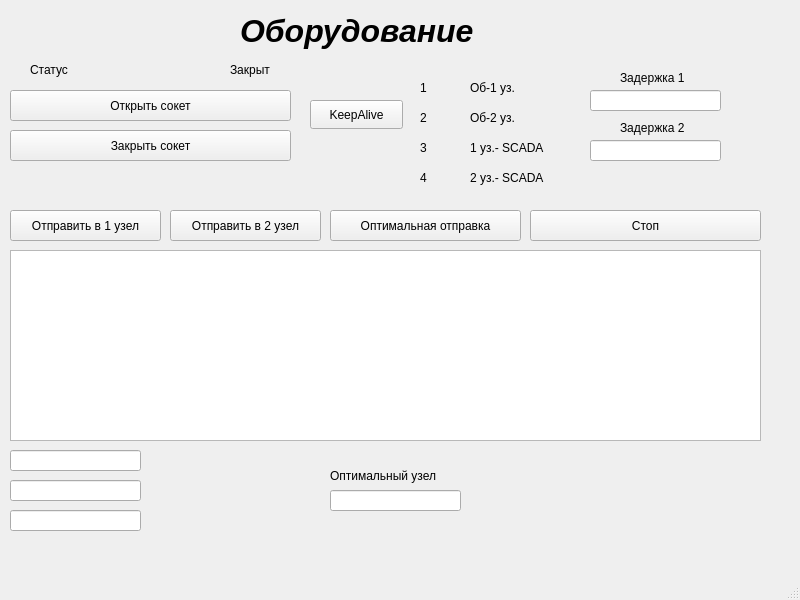
<?xml version="1.0" encoding="UTF-8"?>
<ui version="4.0">
 <class>MainWindow</class>
 <widget class="QMainWindow" name="MainWindow">
  <property name="geometry">
   <rect>
    <x>0</x>
    <y>0</y>
    <width>800</width>
    <height>600</height>
   </rect>
  </property>
  <property name="windowTitle">
   <string>MainWindow</string>
  </property>
  <widget class="QWidget" name="centralwidget">
   <widget class="QPlainTextEdit" name="pTE_port1Recieved">
    <property name="geometry">
     <rect>
      <x>10</x>
      <y>250</y>
      <width>751</width>
      <height>191</height>
     </rect>
    </property>
   </widget>
   <widget class="QPushButton" name="pB_port1Close">
    <property name="geometry">
     <rect>
      <x>10</x>
      <y>130</y>
      <width>281</width>
      <height>31</height>
     </rect>
    </property>
    <property name="text">
     <string>Закрыть сокет</string>
    </property>
   </widget>
   <widget class="QLabel" name="label_5">
    <property name="geometry">
     <rect>
      <x>30</x>
      <y>60</y>
      <width>63</width>
      <height>20</height>
     </rect>
    </property>
    <property name="text">
     <string>Статус</string>
    </property>
   </widget>
   <widget class="QPushButton" name="pB_port1Open">
    <property name="geometry">
     <rect>
      <x>10</x>
      <y>90</y>
      <width>281</width>
      <height>31</height>
     </rect>
    </property>
    <property name="text">
     <string>Открыть сокет</string>
    </property>
   </widget>
   <widget class="QLineEdit" name="lE_sendingMessage">
    <property name="geometry">
     <rect>
      <x>10</x>
      <y>260</y>
      <width>631</width>
      <height>26</height>
     </rect>
    </property>
    <property name="inputMethodHints">
     <set>Qt::ImhNone</set>
    </property>
    <property name="frame">
     <bool>false</bool>
    </property>
    <property name="dragEnabled">
     <bool>true</bool>
    </property>
    <property name="clearButtonEnabled">
     <bool>false</bool>
    </property>
   </widget>
   <widget class="QPushButton" name="pB_port1Send">
    <property name="geometry">
     <rect>
      <x>330</x>
      <y>210</y>
      <width>191</width>
      <height>31</height>
     </rect>
    </property>
    <property name="text">
     <string>Оптимальная отправка</string>
    </property>
   </widget>
   <widget class="QLabel" name="label_12">
    <property name="geometry">
     <rect>
      <x>240</x>
      <y>0</y>
      <width>371</width>
      <height>61</height>
     </rect>
    </property>
    <property name="font">
     <font>
      <pointsize>24</pointsize>
      <italic>true</italic>
      <bold>true</bold>
     </font>
    </property>
    <property name="text">
     <string>Оборудование</string>
    </property>
   </widget>
   <widget class="QLabel" name="lb_port1Status">
    <property name="geometry">
     <rect>
      <x>230</x>
      <y>60</y>
      <width>63</width>
      <height>20</height>
     </rect>
    </property>
    <property name="text">
     <string>Закрыт</string>
    </property>
   </widget>
   <widget class="QLineEdit" name="Delay">
    <property name="geometry">
     <rect>
      <x>590</x>
      <y>90</y>
      <width>131</width>
      <height>21</height>
     </rect>
    </property>
   </widget>
   <widget class="QLabel" name="label">
    <property name="geometry">
     <rect>
      <x>620</x>
      <y>70</y>
      <width>81</width>
      <height>16</height>
     </rect>
    </property>
    <property name="text">
     <string>Задержка 1</string>
    </property>
   </widget>
   <widget class="QPushButton" name="pB_port1Stop">
    <property name="geometry">
     <rect>
      <x>530</x>
      <y>210</y>
      <width>231</width>
      <height>31</height>
     </rect>
    </property>
    <property name="text">
     <string>Стоп</string>
    </property>
   </widget>
   <widget class="QLineEdit" name="Delay_2">
    <property name="geometry">
     <rect>
      <x>590</x>
      <y>140</y>
      <width>131</width>
      <height>21</height>
     </rect>
    </property>
   </widget>
   <widget class="QLabel" name="status_port_5">
    <property name="geometry">
     <rect>
      <x>470</x>
      <y>80</y>
      <width>81</width>
      <height>16</height>
     </rect>
    </property>
    <property name="text">
     <string>Об-1 уз.</string>
    </property>
   </widget>
   <widget class="QLabel" name="status_port_4">
    <property name="geometry">
     <rect>
      <x>420</x>
      <y>170</y>
      <width>81</width>
      <height>16</height>
     </rect>
    </property>
    <property name="text">
     <string>4</string>
    </property>
   </widget>
   <widget class="QLabel" name="status_port_8">
    <property name="geometry">
     <rect>
      <x>470</x>
      <y>170</y>
      <width>101</width>
      <height>16</height>
     </rect>
    </property>
    <property name="text">
     <string>2 уз.- SCADA</string>
    </property>
   </widget>
   <widget class="QLabel" name="status_port_7">
    <property name="geometry">
     <rect>
      <x>470</x>
      <y>140</y>
      <width>101</width>
      <height>16</height>
     </rect>
    </property>
    <property name="text">
     <string>1 уз.- SCADA</string>
    </property>
   </widget>
   <widget class="QPushButton" name="pushButton">
    <property name="geometry">
     <rect>
      <x>310</x>
      <y>100</y>
      <width>93</width>
      <height>29</height>
     </rect>
    </property>
    <property name="text">
     <string>KeepAlive</string>
    </property>
   </widget>
   <widget class="QLabel" name="status_port_3">
    <property name="geometry">
     <rect>
      <x>420</x>
      <y>140</y>
      <width>81</width>
      <height>16</height>
     </rect>
    </property>
    <property name="text">
     <string>3</string>
    </property>
   </widget>
   <widget class="QLabel" name="status_port_1">
    <property name="geometry">
     <rect>
      <x>420</x>
      <y>80</y>
      <width>81</width>
      <height>16</height>
     </rect>
    </property>
    <property name="text">
     <string>1</string>
    </property>
   </widget>
   <widget class="QLabel" name="status_port_6">
    <property name="geometry">
     <rect>
      <x>470</x>
      <y>110</y>
      <width>81</width>
      <height>16</height>
     </rect>
    </property>
    <property name="text">
     <string>Об-2 уз.</string>
    </property>
   </widget>
   <widget class="QLabel" name="status_port_2">
    <property name="geometry">
     <rect>
      <x>420</x>
      <y>110</y>
      <width>81</width>
      <height>16</height>
     </rect>
    </property>
    <property name="text">
     <string>2</string>
    </property>
   </widget>
   <widget class="QPushButton" name="pB_port1Send_2">
    <property name="geometry">
     <rect>
      <x>170</x>
      <y>210</y>
      <width>151</width>
      <height>31</height>
     </rect>
    </property>
    <property name="text">
     <string>Отправить в 2 узел</string>
    </property>
   </widget>
   <widget class="QPushButton" name="pB_port1Send_3">
    <property name="geometry">
     <rect>
      <x>10</x>
      <y>210</y>
      <width>151</width>
      <height>31</height>
     </rect>
    </property>
    <property name="text">
     <string>Отправить в 1 узел</string>
    </property>
   </widget>
   <widget class="QLineEdit" name="Min_Time">
    <property name="geometry">
     <rect>
      <x>10</x>
      <y>450</y>
      <width>131</width>
      <height>21</height>
     </rect>
    </property>
   </widget>
   <widget class="QLineEdit" name="Min_Time_3">
    <property name="geometry">
     <rect>
      <x>10</x>
      <y>480</y>
      <width>131</width>
      <height>21</height>
     </rect>
    </property>
   </widget>
   <widget class="QLineEdit" name="Min_Time_4">
    <property name="geometry">
     <rect>
      <x>10</x>
      <y>510</y>
      <width>131</width>
      <height>21</height>
     </rect>
    </property>
   </widget>
   <widget class="QLabel" name="label_2">
    <property name="geometry">
     <rect>
      <x>620</x>
      <y>120</y>
      <width>81</width>
      <height>16</height>
     </rect>
    </property>
    <property name="text">
     <string>Задержка 2</string>
    </property>
   </widget>
   <widget class="QLineEdit" name="Opti_Time">
    <property name="geometry">
     <rect>
      <x>330</x>
      <y>490</y>
      <width>131</width>
      <height>21</height>
     </rect>
    </property>
   </widget>
   <widget class="QLabel" name="label_3">
    <property name="geometry">
     <rect>
      <x>330</x>
      <y>466</y>
      <width>191</width>
      <height>20</height>
     </rect>
    </property>
    <property name="text">
     <string>Оптимальный узел</string>
    </property>
   </widget>
   <zorder>lE_sendingMessage</zorder>
   <zorder>pTE_port1Recieved</zorder>
   <zorder>pB_port1Close</zorder>
   <zorder>label_5</zorder>
   <zorder>pB_port1Open</zorder>
   <zorder>pB_port1Send</zorder>
   <zorder>label_12</zorder>
   <zorder>lb_port1Status</zorder>
   <zorder>Delay</zorder>
   <zorder>label</zorder>
   <zorder>pB_port1Stop</zorder>
   <zorder>Delay_2</zorder>
   <zorder>status_port_5</zorder>
   <zorder>status_port_4</zorder>
   <zorder>status_port_8</zorder>
   <zorder>status_port_7</zorder>
   <zorder>pushButton</zorder>
   <zorder>status_port_3</zorder>
   <zorder>status_port_1</zorder>
   <zorder>status_port_6</zorder>
   <zorder>status_port_2</zorder>
   <zorder>pB_port1Send_2</zorder>
   <zorder>pB_port1Send_3</zorder>
   <zorder>Min_Time</zorder>
   <zorder>Min_Time_3</zorder>
   <zorder>Min_Time_4</zorder>
   <zorder>label_2</zorder>
   <zorder>Opti_Time</zorder>
   <zorder>label_3</zorder>
  </widget>
  <widget class="QMenuBar" name="menubar">
   <property name="geometry">
    <rect>
     <x>0</x>
     <y>0</y>
     <width>800</width>
     <height>26</height>
    </rect>
   </property>
  </widget>
  <widget class="QStatusBar" name="statusbar"/>
 </widget>
 <resources/>
 <connections/>
</ui>
